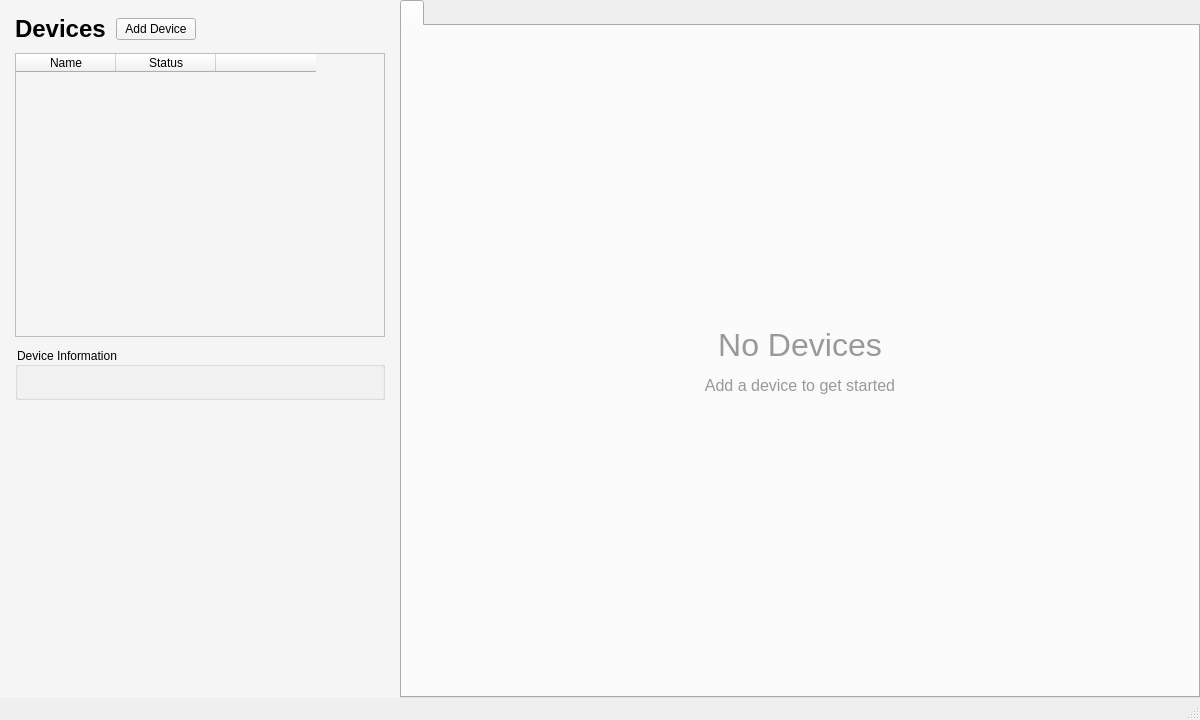
<?xml version="1.0" encoding="UTF-8"?>
<ui version="4.0">
 <class>MainWindow</class>
 <widget class="QMainWindow" name="MainWindow">
  <property name="geometry">
   <rect>
    <x>0</x>
    <y>0</y>
    <width>1200</width>
    <height>720</height>
   </rect>
  </property>
  <property name="windowTitle">
   <string>Behavior Box: Dashboard</string>
  </property>
  <widget class="QWidget" name="centralwidget">
   <layout class="QHBoxLayout" name="horizontalLayout">
    <property name="spacing">
     <number>0</number>
    </property>
    <property name="leftMargin">
     <number>0</number>
    </property>
    <property name="topMargin">
     <number>0</number>
    </property>
    <property name="rightMargin">
     <number>0</number>
    </property>
    <property name="bottomMargin">
     <number>0</number>
    </property>
    <item>
     <widget class="QWidget" name="leftPanel">
      <property name="minimumSize">
       <size>
        <width>350</width>
        <height>0</height>
       </size>
      </property>
      <property name="maximumSize">
       <size>
        <width>400</width>
        <height>16777215</height>
       </size>
      </property>
      <property name="styleSheet">
       <string notr="true">background-color: #f5f5f5;</string>
      </property>
      <layout class="QVBoxLayout" name="leftLayout">
       <property name="spacing">
        <number>10</number>
       </property>
       <property name="leftMargin">
        <number>15</number>
       </property>
       <property name="topMargin">
        <number>15</number>
       </property>
       <property name="rightMargin">
        <number>15</number>
       </property>
       <property name="bottomMargin">
        <number>15</number>
       </property>
       <item>
        <layout class="QHBoxLayout" name="headerLayout">
         <property name="spacing">
          <number>10</number>
         </property>
         <property name="leftMargin">
          <number>0</number>
         </property>
         <property name="topMargin">
          <number>0</number>
         </property>
         <property name="rightMargin">
          <number>0</number>
         </property>
         <property name="bottomMargin">
          <number>0</number>
         </property>
         <item>
          <widget class="QLabel" name="titleLabel">
           <property name="text">
            <string>Devices</string>
           </property>
           <property name="styleSheet">
            <string notr="true">font-size: 18pt; font-weight: bold;</string>
           </property>
          </widget>
         </item>
         <item>
          <widget class="QPushButton" name="addDeviceButton">
           <property name="text">
            <string>Add Device</string>
           </property>
          </widget>
         </item>
         <item>
          <spacer name="headerSpacer">
           <property name="orientation">
            <enum>Qt::Horizontal</enum>
           </property>
           <property name="sizeHint" stdset="0">
            <size>
             <width>40</width>
             <height>20</height>
            </size>
           </property>
          </spacer>
         </item>
        </layout>
       </item>
       <item>
        <widget class="QTableWidget" name="devicesTable">
         <property name="alternatingRowColors">
          <bool>true</bool>
         </property>
         <property name="selectionMode">
          <enum>QAbstractItemView::SingleSelection</enum>
         </property>
         <property name="selectionBehavior">
          <enum>QAbstractItemView::SelectRows</enum>
         </property>
        <column>
         <property name="text">
          <string>Name</string>
         </property>
        </column>
        <column>
         <property name="text">
          <string>Status</string>
         </property>
        </column>
        <column>
         <property name="text">
          <string/>
         </property>
        </column>
        </widget>
       </item>
       <item>
        <widget class="QGroupBox" name="deviceInfoBox">
         <property name="title">
          <string>Device Information</string>
         </property>
         <layout class="QVBoxLayout" name="deviceInfoLayout">
          <property name="spacing">
           <number>5</number>
          </property>
          <property name="leftMargin">
           <number>10</number>
          </property>
          <property name="topMargin">
           <number>20</number>
          </property>
          <property name="rightMargin">
           <number>10</number>
          </property>
          <property name="bottomMargin">
           <number>10</number>
          </property>
         </layout>
        </widget>
       </item>
       <item>
        <spacer name="verticalSpacer">
         <property name="orientation">
          <enum>Qt::Vertical</enum>
         </property>
         <property name="sizeHint" stdset="0">
          <size>
           <width>20</width>
           <height>40</height>
          </size>
         </property>
        </spacer>
       </item>
      </layout>
     </widget>
    </item>
    <item>
     <widget class="QSplitter" name="splitter">
      <property name="orientation">
       <enum>Qt::Horizontal</enum>
      </property>
      <property name="handleWidth">
       <number>5</number>
      </property>
      <widget class="QTabWidget" name="rightPanel">
       <property name="currentIndex">
        <number>-1</number>
       </property>
       <widget class="QWidget" name="noDevicesPlaceholder">
        <property name="enabled">
         <bool>false</bool>
        </property>
        <layout class="QVBoxLayout" name="verticalLayout_2">
         <property name="spacing">
          <number>0</number>
         </property>
         <property name="leftMargin">
          <number>0</number>
         </property>
         <property name="topMargin">
          <number>0</number>
         </property>
         <property name="rightMargin">
          <number>0</number>
         </property>
         <property name="bottomMargin">
          <number>0</number>
         </property>
         <item>
          <spacer name="verticalSpacer_2">
           <property name="orientation">
            <enum>Qt::Vertical</enum>
           </property>
           <property name="sizeHint" stdset="0">
            <size>
             <width>20</width>
             <height>40</height>
            </size>
           </property>
          </spacer>
         </item>
         <item>
          <widget class="QLabel" name="noDevicesLabel">
           <property name="text">
            <string>&lt;html&gt;&lt;head/&gt;&lt;body&gt;&lt;p align=&quot;center&quot;&gt;&lt;span style=&quot; font-size:24pt; color:#999999;&quot;&gt;No Devices&lt;/span&gt;&lt;/p&gt;&lt;p align=&quot;center&quot;&gt;&lt;span style=&quot; font-size:12pt; color:#999999;&quot;&gt;Add a device to get started&lt;/span&gt;&lt;/p&gt;&lt;/body&gt;&lt;/html&gt;</string>
           </property>
           <property name="alignment">
            <set>Qt::AlignCenter</set>
           </property>
          </widget>
         </item>
         <item>
          <spacer name="verticalSpacer_3">
           <property name="orientation">
            <enum>Qt::Vertical</enum>
           </property>
           <property name="sizeHint" stdset="0">
            <size>
             <width>20</width>
             <height>40</height>
            </size>
           </property>
          </spacer>
         </item>
        </layout>
       </widget>
       <attribute name="title">
        <string>No Devices</string>
       </attribute>
      </widget>
     </widget>
    </item>
   </layout>
  </widget>
  <widget class="QMenuBar" name="menubar">
   <property name="geometry">
    <rect>
     <x>0</x>
     <y>0</y>
     <width>1200</width>
     <height>22</height>
    </rect>
   </property>
  </widget>
  <widget class="QStatusBar" name="statusbar"/>
 </widget>
 <resources/>
 <connections/>
</ui>
